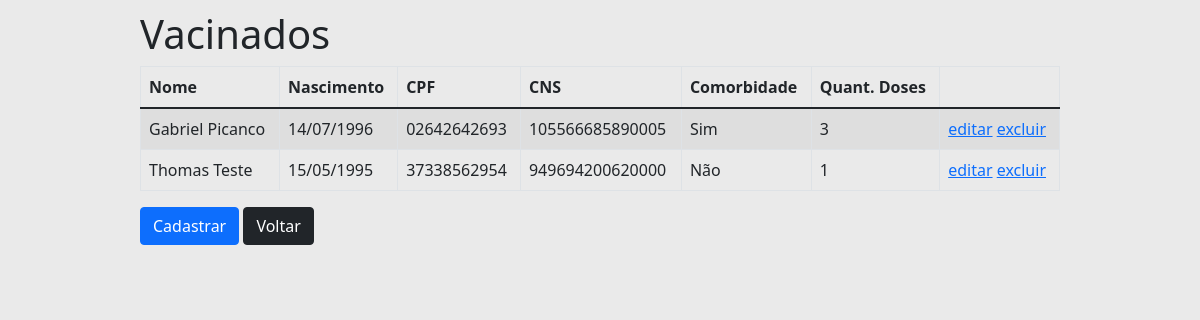
The app's page /vacinado with its own data.
### tables this page shows
CREATE TABLE "vacinado"(
    "cns" VARCHAR(15) PRIMARY KEY, 
    "cpf" VARCHAR(11) NOT NULL UNIQUE,
    "nome" VARCHAR(128) NOT NULL,
    "dtNascimento" DATE NOT NULL, 
    "comorbidade" INTEGER, 
    "qtdDose" INTEGER
);

### Pyvacina.py (the view)
@app.route('/vacinado')
def vacinado():
    lista = vacinado_dao.listar()
    return render_template('vacinado_lista.html', titulo='Vacinados', vacinados=lista)

### DAO/daoVacinado.py (called while the page is built)
def traduz_vacinados(vacinados):
    def cria_vacinados_com_tupla(tupla):
        return Vacinado(cns=tupla[0], cpf=tupla[1], nome=tupla[2], dtNascimento=tupla[3], comorbidade=tupla[4], qtdDose=tupla[5])
    return list(map(cria_vacinados_com_tupla, vacinados))

    def listar(self):
        cursor = self.__db.cursor()
        cursor.execute(SQL_BUSCA_VACINADOS)
        vacinados = traduz_vacinados(cursor.fetchall())
        return vacinados

### model.py (called while the page is built)
    @property
    def nome(self) -> str:
        return self.__nome

    @property
    def cpf(self) -> str:
        return self.__cpf

    @property
    def cns(self) -> str:
        return self.__cns

    @property
    def dtNascimento(self) -> datetime:
        return self.__dtNasciento

    @property
    def comorbidade(self) -> bool:
        return self.__comorbidade

    @property
    def qtdDose(self) -> int:
        return self.__qtdDose

### templates/vacinado_lista.html
{% extends "templates.html" %}
{% block conteudo %}
<table class="table table-striped table-responsive table-bordered">
    <thead class="thead-default">
    <tr>
        <th>Nome</th>
        <th>Nascimento</th>
        <th>CPF</th>
        <th>CNS</th>
        <th>Comorbidade</th>
        <th>Quant. Doses</th>
        <th></th>
    </tr>
    </thead>
    <tbody>
    {% for vacinado in vacinados %}
    <tr>
        <td>{{ vacinado.nome }}</td>
        <td>{{ vacinado.dtNascimento.strftime('%d/%m/%Y') }}</td>
        <td>{{ vacinado.cpf }}</td>
        <td>{{ vacinado.cns }}</td>
        <td>{{ 'Sim' if vacinado.comorbidade else 'Não' }}</td>
        <td>{{ vacinado.qtdDose }}</td>
        <td>
            <a href="{{ url_for('vacinado_editar', cns=vacinado.cns) }}">editar</a>
            <a href="{{ url_for('vacinado_excluir', cns=vacinado.cns) }}">excluir</a>
        </td>
    </tr>
    {% endfor %}
    </tbody>
</table>
    <a href="{{url_for('vacinado_novo')}}" class="btn btn-primary">Cadastrar</a>
    <a href="{{url_for('index')}}" class="btn btn-dark">Voltar</a>
{% endblock %}

### static/app.css (style rules this page uses)
body { padding: 10px; background-color: rgba(232, 232, 232, 0.91) }
.btn { margin-bottom: 10px; }

### records on screen
vacinado: nome "Gabriel Picanco", dtNascimento "14/07/1996", cpf "02642642693", cns "105566685890005", comorbidade "Sim", qtdDose "3"
vacinado: nome "Thomas Teste", dtNascimento "15/05/1995", cpf "37338562954", cns "949694200620000", comorbidade "Não", qtdDose "1"

### other values on screen
{{ titulo }} "Vacinados"
